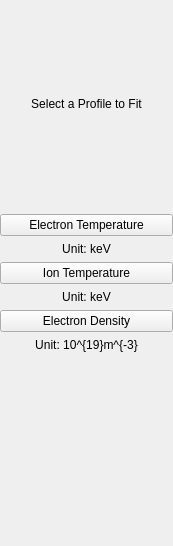
<?xml version="1.0" encoding="UTF-8"?>
<ui version="4.0">
 <class>ProfileSelectWidget</class>
 <widget class="QWidget" name="ProfileSelectWidget">
  <property name="geometry">
   <rect>
    <x>0</x>
    <y>0</y>
    <width>173</width>
    <height>546</height>
   </rect>
  </property>
  <property name="windowTitle">
   <string>Select Profile</string>
  </property>
  <layout class="QGridLayout" name="gridLayout">
   <property name="margin">
    <number>0</number>
   </property>
   <item row="0" column="0">
    <widget class="QFrame" name="frame_2">
     <layout class="QGridLayout" name="gridLayout_3">
      <property name="margin">
       <number>0</number>
      </property>
      <item row="0" column="0">
       <spacer name="verticalSpacer">
        <property name="orientation">
         <enum>Qt::Vertical</enum>
        </property>
        <property name="sizeHint" stdset="0">
         <size>
          <width>20</width>
          <height>40</height>
         </size>
        </property>
       </spacer>
      </item>
      <item row="1" column="0">
       <widget class="QLabel" name="lSelectProfile">
        <property name="sizePolicy">
         <sizepolicy hsizetype="Preferred" vsizetype="Fixed">
          <horstretch>0</horstretch>
          <verstretch>0</verstretch>
         </sizepolicy>
        </property>
        <property name="text">
         <string>Select a Profile to Fit</string>
        </property>
        <property name="alignment">
         <set>Qt::AlignCenter</set>
        </property>
       </widget>
      </item>
      <item row="2" column="0">
       <spacer name="verticalSpacer_3">
        <property name="orientation">
         <enum>Qt::Vertical</enum>
        </property>
        <property name="sizeHint" stdset="0">
         <size>
          <width>20</width>
          <height>40</height>
         </size>
        </property>
       </spacer>
      </item>
      <item row="3" column="0">
       <widget class="QFrame" name="frame">
        <layout class="QGridLayout" name="gridLayout_2">
         <property name="margin">
          <number>0</number>
         </property>
         <item row="3" column="0">
          <widget class="QPushButton" name="bIonTemperature">
           <property name="enabled">
            <bool>true</bool>
           </property>
           <property name="text">
            <string>Ion Temperature</string>
           </property>
          </widget>
         </item>
         <item row="5" column="0">
          <widget class="QPushButton" name="bElectronDensity">
           <property name="text">
            <string>Electron Density</string>
           </property>
          </widget>
         </item>
         <item row="0" column="0">
          <widget class="QPushButton" name="bElectronTemperature">
           <property name="text">
            <string>Electron Temperature</string>
           </property>
          </widget>
         </item>
         <item row="1" column="0">
          <widget class="QLabel" name="label_3">
           <property name="text">
            <string>Unit: keV</string>
           </property>
           <property name="alignment">
            <set>Qt::AlignCenter</set>
           </property>
          </widget>
         </item>
         <item row="4" column="0">
          <widget class="QLabel" name="label_4">
           <property name="text">
            <string>Unit: keV</string>
           </property>
           <property name="alignment">
            <set>Qt::AlignCenter</set>
           </property>
          </widget>
         </item>
        </layout>
       </widget>
      </item>
      <item row="9" column="0">
       <spacer name="verticalSpacer_5">
        <property name="orientation">
         <enum>Qt::Vertical</enum>
        </property>
        <property name="sizeHint" stdset="0">
         <size>
          <width>20</width>
          <height>57</height>
         </size>
        </property>
       </spacer>
      </item>
      <item row="5" column="0">
       <spacer name="verticalSpacer_2">
        <property name="orientation">
         <enum>Qt::Vertical</enum>
        </property>
        <property name="sizeHint" stdset="0">
         <size>
          <width>17</width>
          <height>80</height>
         </size>
        </property>
       </spacer>
      </item>
      <item row="4" column="0">
       <widget class="QLabel" name="label_5">
        <property name="text">
         <string>Unit: 10^{19}m^{-3}</string>
        </property>
        <property name="alignment">
         <set>Qt::AlignCenter</set>
        </property>
       </widget>
      </item>
     </layout>
    </widget>
   </item>
  </layout>
 </widget>
 <resources>
  <include location="res.qrc"/>
 </resources>
 <connections/>
</ui>
